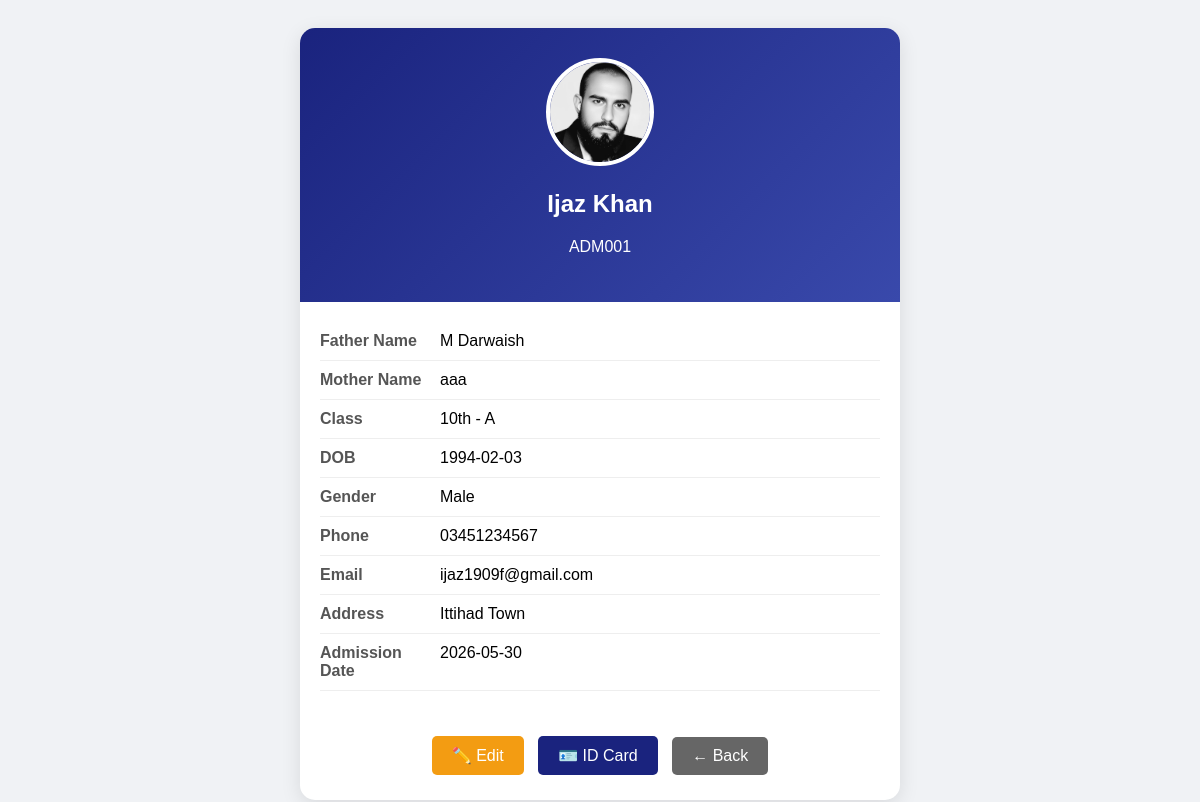
Screenshot of /modules/students/view.php?id=6 (signed in) with the database file from the repository.
### tables this page shows
CREATE TABLE `students` (
  `id` int(11) NOT NULL,
  `admission_no` varchar(20) NOT NULL,
  `first_name` varchar(50) NOT NULL,
  `last_name` varchar(50) DEFAULT NULL,
  `father_name` varchar(100) DEFAULT NULL,
  `mother_name` varchar(100) DEFAULT NULL,
  `dob` date DEFAULT NULL,
  `gender` enum('Male','Female','Other') DEFAULT NULL,
  `class` varchar(20) DEFAULT NULL,
  `section` varchar(10) DEFAULT NULL,
  `phone` varchar(20) DEFAULT NULL,
  `email` varchar(100) DEFAULT NULL,
  `address` text DEFAULT NULL,
  `photo` varchar(255) DEFAULT 'default.png',
  `admission_date` date DEFAULT NULL,
  `status` tinyint(4) DEFAULT 1,
  `created_at` timestamp NOT NULL DEFAULT current_timestamp()
);

### shared/config.php (called while the page is built, shortened)
<?php
function getPhotoUrl($photo, $type = 'student') {
    $default = BASE_URL . 'assets/uploads/photos/default.png';
    $path = PHOTO_DIR . $photo;
    return file_exists($path) ? BASE_URL . 'assets/uploads/photos/' . $photo : $default;
}
?>

### modules/students/view.php (the view, shortened to what this page needs)
<?php
require_once '../../shared/config.php';
$id = $_GET['id'] ?? 0;
$s = $conn->query("SELECT * FROM students WHERE id=$id")->fetch_assoc();
?>
<!DOCTYPE html>
<html>
<head>
</head>
<body>
<div class="container">
    <div class="profile-header">
        <img src="<?php echo getPhotoUrl($s['photo']); ?>" class="profile-photo" onerror="this.src='<?php echo BASE_URL; ?>assets/uploads/photos/default.png'">
        <h2><?php echo $s['first_name'].' '.$s['last_name']; ?></h2>
        <p><?php echo $s['admission_no']; ?></p>
    </div>
    <div class="profile-body">
        <div class="row"><span class="label">Father Name</span><span><?php echo $s['father_name']; ?></span></div>
        <div class="row"><span class="label">Mother Name</span><span><?php echo $s['mother_name'] ?: 'N/A'; ?></span></div>
        <div class="row"><span class="label">Class</span><span><?php echo $s['class'].' - '.$s['section']; ?></span></div>
        <div class="row"><span class="label">DOB</span><span><?php echo $s['dob']; ?></span></div>
        <div class="row"><span class="label">Gender</span><span><?php echo $s['gender']; ?></span></div>
        <div class="row"><span class="label">Phone</span><span><?php echo $s['phone'] ?: 'N/A'; ?></span></div>
        <div class="row"><span class="label">Email</span><span><?php echo $s['email'] ?: 'N/A'; ?></span></div>
        <div class="row"><span class="label">Address</span><span><?php echo $s['address'] ?: 'N/A'; ?></span></div>
        <div class="row"><span class="label">Admission Date</span><span><?php echo $s['admission_date']; ?></span></div>
    </div>
    <div style="padding:20px;text-align:center;">
        <a href="edit.php?id=<?php echo $s['id']; ?>" class="btn btn-edit">✏️ Edit</a>
        <a href="id-card.php?id=<?php echo $s['id']; ?>" class="btn btn-id" target="_blank">🪪 ID Card</a>
        <a href="./" class="btn btn-back">← Back</a>
    </div>
</div>
</body>
</html>

### modules/students/view.php (style rules this page uses)
body { font-family: Arial; background: #f0f2f5; padding: 20px; }
.container { max-width: 600px; margin: 0 auto; background: white; border-radius: 15px; overflow: hidden; box-shadow: 0 5px 20px rgba(0,0,0,0.1); }
.profile-header { background: linear-gradient(135deg, #1a237e, #3949ab); color: white; padding: 30px; text-align: center; }
.profile-photo { width: 100px; height: 100px; border-radius: 50%; object-fit: cover; border: 4px solid white; }
.profile-body { padding: 20px; }
.row { display: flex; padding: 10px 0; border-bottom: 1px solid #eee; }
.label { font-weight: bold; width: 120px; color: #555; }
.btn { padding: 10px 20px; border-radius: 5px; text-decoration: none; color: white; display: inline-block; margin: 5px; }
.btn-edit { background: #f39c12; }
.btn-back { background: #666; }
.btn-id { background: #1a237e; }

### rows the page displays
students: photo (picture), first_name "Ijaz", last_name "Khan", admission_no "ADM001", father_name "M Darwaish", mother_name "aaa", class "10th", section "A", dob "1994-02-03", gender "Male", phone "03451234567", email "ijaz1909f@gmail.com", address "Ittihad Town", admission_date "2026-05-30"
